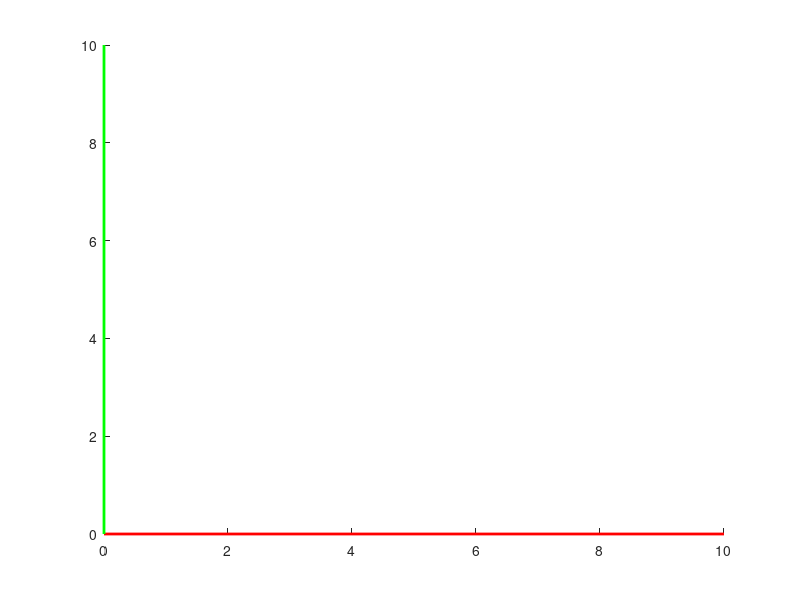

MATLAB code for this plot: (Note: this script raises an error after producing the figure.)
clear
clc
close all
%% TRANSLADAR UN CUADRADO 3X3 
punto1 = [2,2,0,1]';    % Punto inicial [X, Y, Z, Escala]
dy = 4;                 % Desplazamiento total en Y

for i = 0:0.1:dy
    
    clf                 % Para borrar los cuadrados que se van creando
    line([0 10],[0 0],[0 0],'color','red','linewidth', 2)
    line([0 0],[0 10],[0 0],'color','green','linewidth', 2)
    hold on

    punto2 = Traslacion(0,i,0,punto1);  % Trasladar punto en el eje Y

    % Dibujar el lado inferior del cuadrado
    line([punto2(1) punto2(1)+3], ...
         [punto2(2) punto2(2)], ...
         'color','black','linewidth',2)

    % Dibujar el lado derecho del cuadrado
    line([punto2(1)+3 punto2(1)+3], ...
         [punto2(2) punto2(2)+3], ...
         'color','black','linewidth',2)

    % Dibujar el lado superior del cuadrado
    line([punto2(1)+3 punto2(1)], ...
         [punto2(2)+3 punto2(2)+3], ...
         'color','black','linewidth',2)

    % Dibujar el lado izquierdo del cuadrado
    line([punto2(1) punto2(1)], ...
         [punto2(2)+3 punto2(2)], ...
         'color','black','linewidth',2)

    pause(0.1)
end
